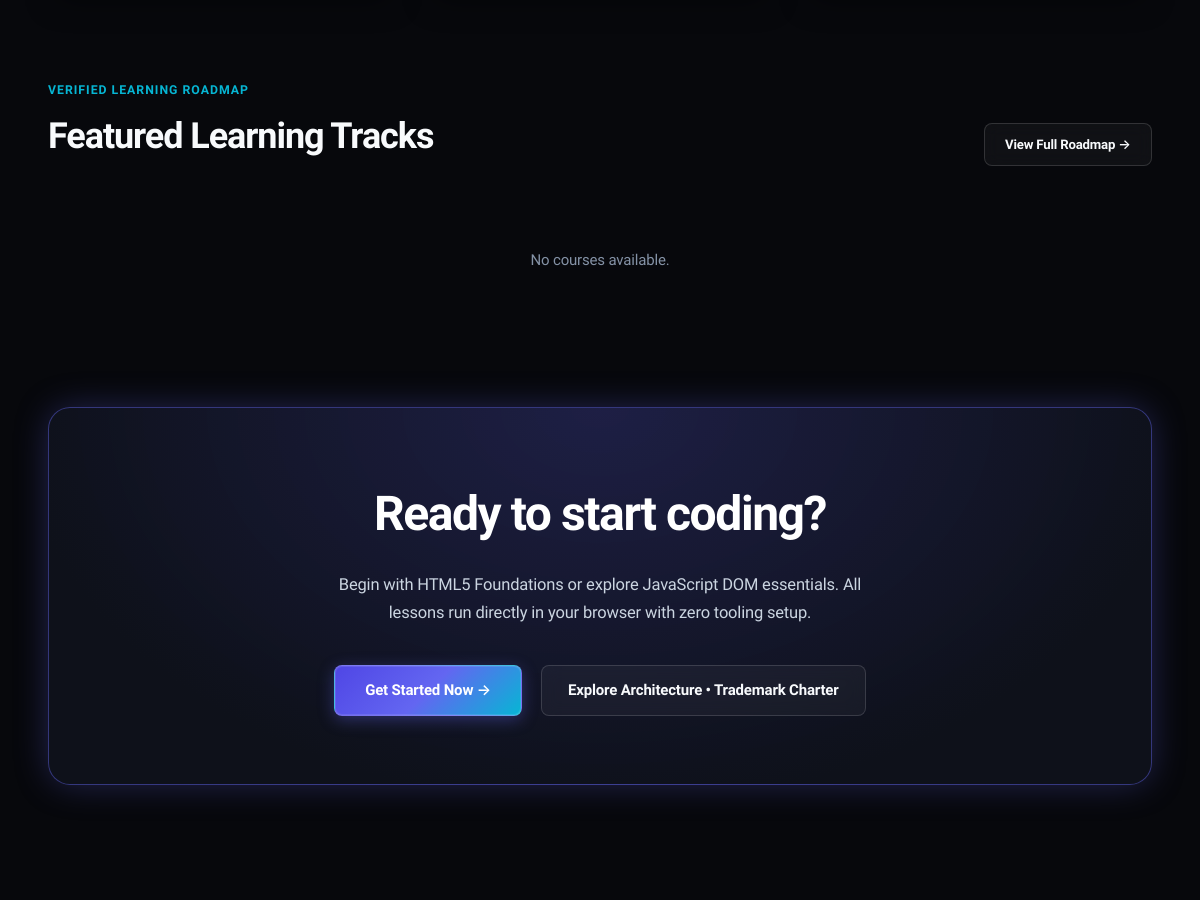
Before: / (middle part) with the older database file.
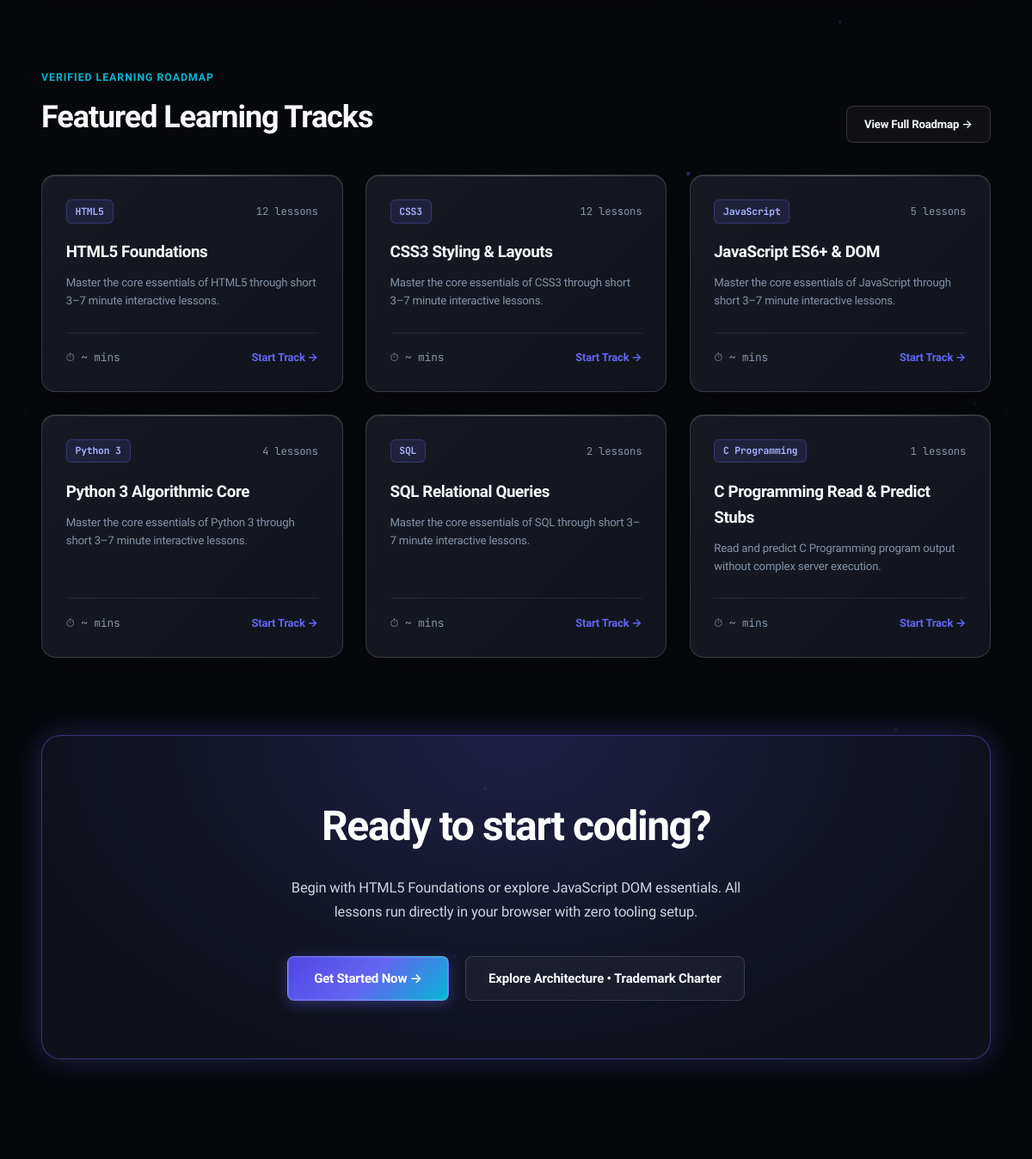
After: the same page with the newer database file.
### learn/models.py (models this page shows, shortened)
class Course(models.Model):
    language = models.ForeignKey(Language, on_delete=models.CASCADE, related_name="courses")
    title = models.CharField(max_length=160)
    slug = models.SlugField(max_length=160, unique=True)
    description = models.TextField()
    level = models.CharField(max_length=40, default="Beginner")
    order = models.PositiveIntegerField(default=0)
    xp_reward = models.PositiveIntegerField(default=200)
    class Meta:
        ordering = ["order", "id"]

class Language(models.Model):
    name = models.CharField(max_length=80, unique=True)
    slug = models.SlugField(max_length=80, unique=True)
    short_code = models.CharField(max_length=16, default="CODE")
    category = models.CharField(max_length=80, default="Core Foundations")
    summary = models.CharField(max_length=240)
    icon_svg = models.TextField(blank=True, default="")
    order = models.PositiveIntegerField(default=0)
    is_active = models.BooleanField(default=True)
    class Meta:
        ordering = ["order", "name"]

### learn/views.py (the view)
# urls.py: path("", views.landing, name="landing"),
def landing(request):
    featured_courses = Course.objects.select_related("language").prefetch_related("lessons").all()[:6]
    games = Game.objects.all()[:6]
    total_lessons = Lesson.objects.count()
    languages = Language.objects.filter(is_active=True)
    recent_lesson = None
    if request.user.is_authenticated:
        recent_prog = request.user.progress.select_related("lesson__course__language").first()
        if recent_prog:
            recent_lesson = recent_prog.lesson
    return render(
        request,
        "learn/landing.html",
        {
            "featured_courses": featured_courses,
            "games": games,
            "total_lessons": total_lessons,
            "languages": languages,
            "recent_lesson": recent_lesson,
        },
    )

### learn/context_processors.py (called while the page is built, shortened)
def global_stats(request):
    xp = 0
    streak = 1
    completed_ids = []
    return {
        "ADMIN_URL": getattr(settings, "ADMIN_URL", "hidden-core-cms"),
        "user_xp": xp,
        "user_streak": streak,
        "completed_lesson_ids": completed_ids,
        "nav_languages": Language.objects.filter(is_active=True).prefetch_related("courses")[:6],
    }

### templates/learn/landing.html (shortened to what this page needs)
{% extends "base.html" %}
{% load static %}
{% block content %}
<div class="shell shell-wide" style="padding-top: 2.5rem; padding-bottom: 6rem;">
  <section style="margin: 5.5rem 0;">
    <div style="display: flex; justify-content: space-between; align-items: flex-end; margin-bottom: 2.5rem; flex-wrap: wrap; gap: 1rem;">
      <div>
        <div style="font-size: 0.82rem; font-weight: 700; color: var(--accent-secondary); text-transform: uppercase; letter-spacing: 0.08em; margin-bottom: 0.5rem;">
          Verified Learning Roadmap
        </div>
        <h2 style="font-size: clamp(1.8rem, 3.2vw, 2.4rem); font-weight: 800; color: var(--text-primary); letter-spacing: -0.03em;">
          Featured Learning Tracks
        </h2>
      </div>
      <a href="{% url 'catalogue' %}" class="btn btn-ghost" style="font-size: 0.88rem;">
        View Full Roadmap &rarr;
      </a>
    </div>
    <div style="display: grid; grid-template-columns: repeat(auto-fit, minmax(320px, 1fr)); gap: 1.75rem;">
      {% for course in featured_courses %}
      <a href="{% url 'course_detail' course.slug %}" class="cq-card cq-card-interactive" style="justify-content: space-between;">
        <div>
          <div style="display: flex; justify-content: space-between; align-items: center; margin-bottom: 1.25rem;">
            <span style="font-size: 0.76rem; font-family: var(--font-mono); font-weight: 700; background: rgba(99, 102, 241, 0.12); border: 1px solid rgba(99, 102, 241, 0.3); padding: 0.25rem 0.65rem; border-radius: 6px; color: #a5b4fc;">
              {{ course.language.name }}
            </span>
            <span style="font-size: 0.82rem; color: var(--text-muted); font-family: var(--font-mono);">
              {{ course.lessons.count }} lessons
            </span>
          </div>
          <h3 style="font-size: 1.25rem; font-weight: 700; color: var(--text-primary); margin-bottom: 0.65rem; letter-spacing: -0.02em;">
            {{ course.title }}
          </h3>
          <p style="font-size: 0.88rem; color: var(--text-muted); line-height: 1.6; margin-bottom: 1.75rem;">
            {{ course.description|truncatewords:22 }}
          </p>
        </div>
        <div style="display: flex; align-items: center; justify-content: space-between; padding-top: 1.25rem; border-top: 1px solid var(--border-subtle); font-size: 0.86rem;">
          <span style="color: var(--text-muted); font-family: var(--font-mono);">⏱ ~{{ course.estimated_time_minutes }} mins</span>
          <span style="color: var(--accent); font-weight: 700;">Start Track &rarr;</span>
        </div>
      </a>
      {% empty %}
      <div style="grid-column: 1 / -1; text-align: center; padding: 3rem; color: var(--text-muted);">
        No courses available.
      </div>
      {% endfor %}
    </div>
  </section>
  <section style="margin: 6rem 0 2rem; text-align: center; padding: 4.5rem 1.75rem; border-radius: var(--radius-xl); position: relative; overflow: hidden; background: radial-gradient(ellipse at top center, rgba(99, 102, 241, 0.25), var(--bg-surface) 75%); border: 1px solid var(--border-glow); box-shadow: var(--shadow-glow);">
    <h2 style="font-size: clamp(2.2rem, 4.2vw, 3.2rem); font-weight: 800; color: #ffffff; letter-spacing: -0.03em; margin-bottom: 1.25rem;">
      Ready to start coding?
    </h2>
    <p style="font-size: 1.1rem; color: var(--text-secondary); max-width: 560px; margin: 0 auto 2.5rem; line-height: 1.7;">
      Begin with HTML5 Foundations or explore JavaScript DOM essentials. All lessons run directly in your browser with zero tooling setup.
    </p>
    <div style="display: flex; justify-content: center; gap: 1.25rem; flex-wrap: wrap;">
      <a href="{% url 'catalogue' %}" class="btn btn-primary" style="padding: 0.85rem 2rem; font-size: 1rem;">
        Get Started Now &rarr;
      </a>
      <a href="{% url 'about_view' %}" class="btn btn-ghost" style="padding: 0.85rem 1.75rem; font-size: 1rem;">
        Explore Architecture &bull; Trademark Charter
      </a>
    </div>
  </section>
</div>
{% endblock %}

Changed rows visible on the page:
added Course: language.name "HTML5", lessons.count "12", title "HTML5 Foundations", description "Master the core essentials of HTML5 through short 3–7 minute interactive lessons."
added Course: language.name "CSS3", lessons.count "12", title "CSS3 Styling & Layouts", description "Master the core essentials of CSS3 through short 3–7 minute interactive lessons."
added Course: language.name "JavaScript", lessons.count "5", title "JavaScript ES6+ & DOM", description "Master the core essentials of JavaScript through short 3–7 minute interactive lessons."
added Course: language.name "Python 3", lessons.count "4", title "Python 3 Algorithmic Core", description "Master the core essentials of Python 3 through short 3–7 minute interactive lessons."
added Course: language.name "SQL", lessons.count "2", title "SQL Relational Queries", description "Master the core essentials of SQL through short 3–7 minute interactive lessons."
added Course: language.name "C Programming", lessons.count "1", title "C Programming Read & Predict Stubs", description "Read and predict C Programming program output without complex server execution."
Other visible differences:
text no longer shown: "No courses available."
